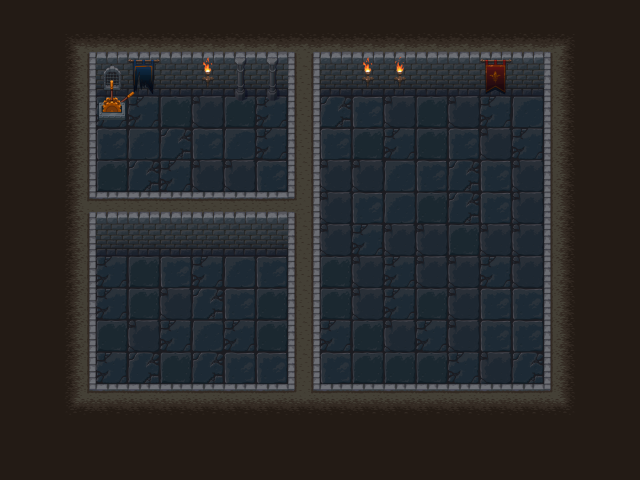

A 2D game scene composited from a Tiled map and its tileset images. What follows is a short description and the map's XML, with every tile layer's data as written:
An orthogonal 20x15 tile map with 32x32 px tiles, 5 tile layers (bg, wall bg, switchoff, switchon, ...) and 13 objects (7x collision, 2x 2, 2x 1, opensw, player).

<map version="1.0" tiledversion="1.1.4" orientation="orthogonal" renderorder="right-down" width="20" height="15" tilewidth="32" tileheight="32" infinite="0" nextobjectid="28">
 <tileset firstgid="1" name="tiles" tilewidth="32" tileheight="32" tilecount="240" columns="10">
  <image source="maps/tiles.png" width="320" height="768" />
 </tileset>
 <layer name="bg" width="20" height="15">
  <properties>
   <property name="bg" value="0" />
   <property name="tileset" value="tiles" />
  </properties>
  <data encoding="csv">
239,239,239,239,239,239,239,239,239,239,239,239,239,239,239,239,239,239,239,239,
239,239,229,205,205,205,205,205,205,209,205,205,205,205,205,205,205,230,239,239,
239,239,204,240,240,240,240,240,240,163,240,240,240,240,240,240,240,206,239,239,
239,239,204,136,136,135,138,135,136,163,137,133,138,135,138,136,134,206,239,239,
239,239,204,133,134,137,133,134,136,163,133,135,136,135,133,138,136,206,239,239,
239,239,204,135,137,136,138,138,133,163,138,138,134,133,137,133,138,206,239,239,
239,239,208,138,136,135,138,135,137,168,138,133,134,135,137,133,138,206,239,239,
239,239,204,240,240,240,240,240,240,163,138,136,138,138,135,138,138,206,239,239,
239,239,204,136,135,133,136,134,133,163,135,138,136,138,138,136,138,206,239,239,
239,239,204,136,135,138,137,133,135,163,135,138,136,135,138,133,133,206,239,239,
239,239,204,135,138,136,134,136,135,163,136,135,138,136,138,133,133,206,239,239,
239,239,204,136,137,135,137,133,133,163,133,135,135,135,136,138,137,206,239,239,
239,239,234,0,0,0,0,0,0,207,0,0,0,0,0,0,0,233,239,239,
239,239,239,239,239,239,239,239,239,239,239,239,239,239,239,239,239,239,239,239,
239,239,239,239,239,239,239,239,239,239,239,239,239,239,239,239,239,239,239,239
</data>
 </layer>
 <objectgroup name="teleport">
  <properties>
   <property name="teleport" value="1" />
  </properties>
  <object id="21" name="2" x="414.571" y="158.479" width="34.8226" height="34.1045">
   <properties>
    <property name="from" value="2" />
   </properties>
  </object>
  <object id="23" name="2" x="220.893" y="126.479" width="31.309" height="32.1488">
   <properties>
    <property name="to" value="2" />
   </properties>
  </object>
  <object id="22" name="1" x="416.953" y="343.107" width="31.867" height="35.3477">
   <properties>
    <property name="to" value="1" />
   </properties>
  </object>
  <object id="20" name="1" x="227.374" y="291.81" width="31.9886" height="32.0272">
   <properties>
    <property name="from" value="1" />
   </properties>
  </object>
 </objectgroup>
 <layer name="wall bg" width="20" height="15">
  <properties>
   <property name="bg" value="1" />
   <property name="tileset" value="tiles" />
  </properties>
  <data encoding="csv">
0,0,0,0,0,0,0,0,0,0,0,0,0,0,0,0,0,0,0,0,
0,0,0,0,61,0,113,33,33,0,0,113,114,0,0,42,0,0,0,0,
0,0,0,63,71,0,123,43,43,0,0,123,124,0,0,52,0,0,0,0,
0,0,0,0,0,0,0,53,53,0,0,0,0,0,0,0,0,0,0,0,
0,0,0,0,0,0,0,0,0,0,0,0,0,0,0,0,0,0,0,0,
0,0,0,0,0,0,0,0,0,0,0,0,0,0,0,0,0,0,0,0,
0,0,0,0,0,0,0,0,0,0,0,0,0,0,0,0,0,0,0,0,
0,0,0,0,0,0,0,0,0,0,0,0,0,0,0,0,0,0,0,0,
0,0,0,0,0,0,0,0,0,0,0,0,0,0,0,0,0,0,0,0,
0,0,0,0,0,0,0,0,0,0,0,0,0,0,0,0,0,0,0,0,
0,0,0,0,0,0,0,0,0,0,0,0,0,0,0,0,0,0,0,0,
0,0,0,0,0,0,0,0,0,0,0,0,0,0,0,0,0,0,0,0,
0,0,0,0,0,0,0,0,0,0,0,0,0,0,0,0,0,0,0,0,
0,0,0,0,0,0,0,0,0,0,0,0,0,0,0,0,0,0,0,0,
0,0,0,0,0,0,0,0,0,0,0,0,0,0,0,0,0,0,0,0
</data>
 </layer>
 <layer name="switchoff" width="20" height="15">
  <properties>
   <property name="switchoff" value="1" />
   <property name="tileset" value="tiles" />
  </properties>
  <data encoding="csv">
0,0,0,0,0,0,0,0,0,0,0,0,0,0,0,0,0,0,0,0,
0,0,0,0,0,0,0,0,0,0,0,0,0,0,0,0,0,0,0,0,
0,0,0,96,97,0,0,0,0,0,0,0,0,0,0,0,0,0,0,0,
0,0,0,106,107,0,0,0,0,0,0,0,0,0,0,0,0,0,0,0,
0,0,0,0,0,0,0,0,0,0,0,0,0,0,0,0,0,0,0,0,
0,0,0,0,0,0,0,0,0,0,0,0,0,0,0,0,0,0,0,0,
0,0,0,0,0,0,0,0,0,0,0,0,0,0,0,0,0,0,0,0,
0,0,0,0,0,0,0,0,0,0,0,0,0,0,0,0,0,0,0,0,
0,0,0,0,0,0,0,0,0,0,0,0,0,0,0,0,0,0,0,0,
0,0,0,0,0,0,0,0,0,0,0,0,0,0,0,0,0,0,0,0,
0,0,0,0,0,0,0,0,0,0,0,0,0,0,0,0,0,0,0,0,
0,0,0,0,0,0,0,0,0,0,0,0,0,0,0,0,0,0,0,0,
0,0,0,0,0,0,0,0,0,0,0,0,0,0,0,0,0,0,0,0,
0,0,0,0,0,0,0,0,0,0,0,0,0,0,0,0,0,0,0,0,
0,0,0,0,0,0,0,0,0,0,0,0,0,0,0,0,0,0,0,0
</data>
 </layer>
 <layer name="switchon" width="20" height="15">
  <properties>
   <property name="switchon" value="1" />
   <property name="tileset" value="tiles" />
  </properties>
  <data encoding="csv">
0,0,0,0,0,0,0,0,0,0,0,0,0,0,0,0,0,0,0,0,
0,0,0,0,0,0,0,0,0,0,0,0,0,0,0,0,0,0,0,0,
0,0,0,94,0,0,0,0,0,0,0,0,0,0,0,0,0,0,0,0,
0,0,0,104,0,0,0,0,0,0,0,0,0,0,0,0,0,0,0,0,
0,0,0,0,0,0,0,0,0,0,0,0,0,0,0,0,0,0,0,0,
0,0,0,0,0,0,0,0,0,0,0,0,0,0,0,0,0,0,0,0,
0,0,0,0,0,0,0,0,0,0,0,0,0,0,0,0,0,0,0,0,
0,0,0,0,0,0,0,0,0,0,0,0,0,0,0,0,0,0,0,0,
0,0,0,0,0,0,0,0,0,0,0,0,0,0,0,0,0,0,0,0,
0,0,0,0,0,0,0,0,0,0,0,0,0,0,0,0,0,0,0,0,
0,0,0,0,0,0,0,0,0,0,0,0,0,0,0,0,0,0,0,0,
0,0,0,0,0,0,0,0,0,0,0,0,0,0,0,0,0,0,0,0,
0,0,0,0,0,0,0,0,0,0,0,0,0,0,0,0,0,0,0,0,
0,0,0,0,0,0,0,0,0,0,0,0,0,0,0,0,0,0,0,0,
0,0,0,0,0,0,0,0,0,0,0,0,0,0,0,0,0,0,0,0
</data>
 </layer>
 <layer name="fg" width="20" height="15">
  <properties>
   <property name="fg" value="1" />
   <property name="tileset" value="tiles" />
  </properties>
  <data encoding="csv">
0,0,0,0,0,0,0,0,0,0,0,0,0,0,0,0,0,0,0,0,
0,0,0,0,0,0,0,0,0,0,0,0,0,0,0,0,0,0,0,0,
0,0,0,0,0,0,0,0,0,0,0,0,0,0,0,0,0,0,0,0,
0,0,0,0,0,0,0,0,0,0,0,0,0,0,0,0,0,0,0,0,
0,0,0,0,0,0,0,0,0,0,0,0,0,0,0,0,0,0,0,0,
0,0,0,0,0,0,0,0,0,0,0,0,0,0,0,0,0,0,0,0,
0,0,0,164,164,164,164,164,164,0,0,0,0,0,0,0,0,0,0,0,
0,0,0,0,0,0,0,0,0,0,0,0,0,0,0,0,0,0,0,0,
0,0,0,0,0,0,0,0,0,0,0,0,0,0,0,0,0,0,0,0,
0,0,0,0,0,0,0,0,0,0,0,0,0,0,0,0,0,0,0,0,
0,0,0,0,0,0,0,0,0,0,0,0,0,0,0,0,0,0,0,0,
0,0,0,0,0,0,0,0,0,0,0,0,0,0,0,0,0,0,0,0,
0,0,0,203,203,203,203,203,203,207,203,203,203,203,203,203,203,0,0,0,
0,0,0,0,0,0,0,0,0,0,0,0,0,0,0,0,0,0,0,0,
0,0,0,0,0,0,0,0,0,0,0,0,0,0,0,0,0,0,0,0
</data>
 </layer>
 <objectgroup name="collision">
  <object id="7" type="collision" x="6.29723" y="0" width="613.98" height="82.7182" />
  <object id="8" type="collision" x="25.1889" y="82.9135" width="70.9709" height="359.992" />
  <object id="9" type="collision" x="543.539" y="83.9631" width="72.5397" height="354.744" />
  <object id="10" type="collision" x="75.5668" y="404.768" width="490.134" height="63.3255" />
  <object id="25" type="collision" x="88.0158" y="210.379" width="196.097" height="42.9113" />
  <object id="26" type="collision" x="286.721" y="77.259" width="33.5522" height="339.268" />
  <object id="27" type="collision" x="96" y="83" width="33" height="31" />
 </objectgroup>
 <objectgroup name="open switch" visible="0">
  <object id="19" type="opensw" x="96.5455" y="91.8351" width="40.0058" height="37.2809" />
 </objectgroup>
 <objectgroup name="player" visible="0">
  <properties>
   <property name="from" value="1" />
  </properties>
  <object id="1" name="princess" type="player" x="112.301" y="344.249" width="14.6935" height="14.6935">
   <ellipse />
  </object>
 </objectgroup>
</map>
